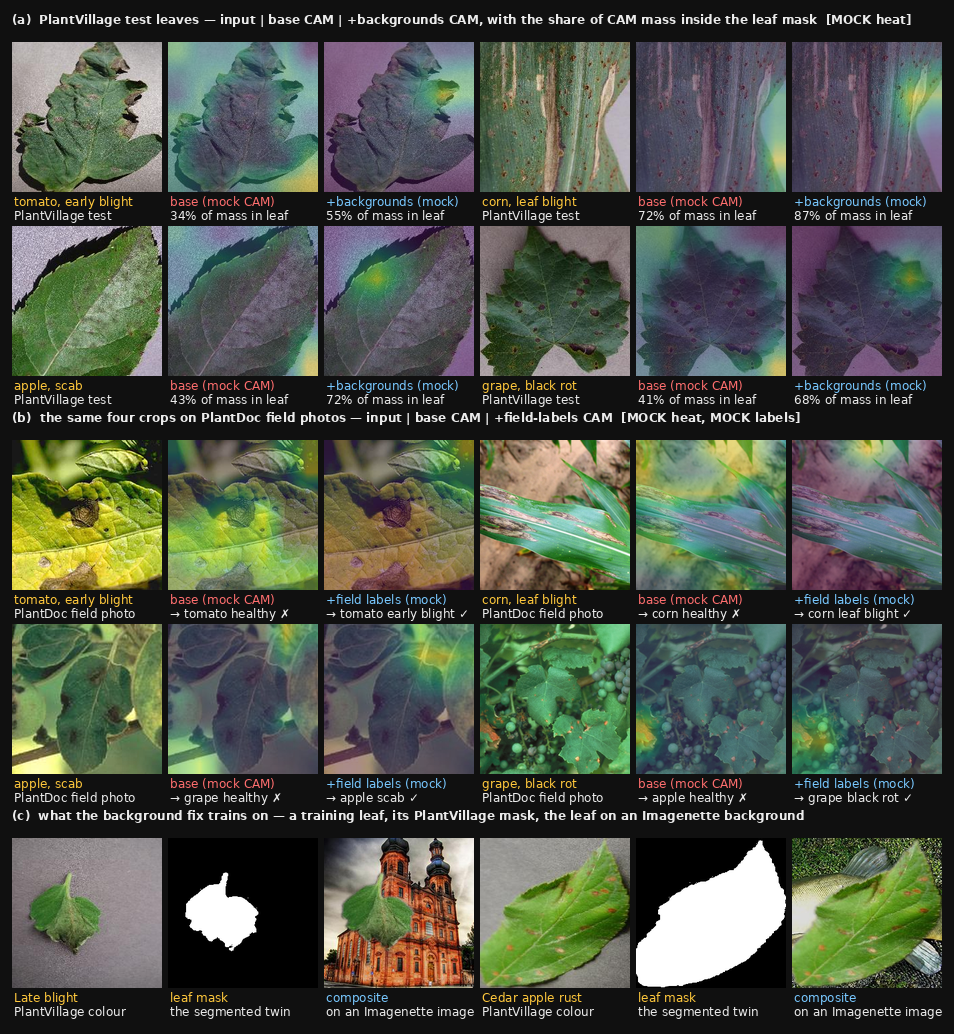

Here is the Python script that generated this plot:
#!/usr/bin/env python3
"""MOCK of the PlantVillage→PlantDoc figure, before any training (planning/plant_lab_to_field_demo.md §6).
Real leaves, real leaf masks (PlantVillage's `segmented` twin), and heatmaps DRAWN TO THE EXPECTED
STORY — not a network's output. Every CAM panel is stamped "mock". Template for scripts/plant_figure.py.

(a) four PlantVillage test leaves: input | base CAM | +backgrounds CAM, mass-inside-leaf under each CAM
    — the mock base heat sits on the leaf edge and the grey corners, the fixed heat on the darkest patch
    of the leaf (a crude lesion finder);
(b) the same four crops from PlantDoc: input | base CAM | +field-labels CAM — base heat on sky/soil,
    fixed heat on the greenest region's darkest patch;
(c) two training leaves beside their Imagenette-background composites (what the background fix trains on).
Usage: .venv/bin/python runs/2026-09-17-plant/mock_figure.py [out.png]   (from the repo root)"""
import glob
import os
import random
import re
import sys

import numpy as np
from PIL import Image, ImageDraw, ImageFont
from scipy.ndimage import distance_transform_edt, gaussian_filter

random.seed(4)
np.random.seed(4)
PV = "data/plant/PlantVillage-Dataset/raw"
PD = "data/plant/PlantDoc-Dataset/train"
IMNET = "data/imagenette/imagenette2-320/train"
OUT = sys.argv[1] if len(sys.argv) > 1 else "runs/2026-09-17-plant/mock_figure.png"
PAIRS = [("Tomato___Early_blight", "Tomato Early blight leaf", "tomato, early blight"),
         ("Corn_(maize)___Northern_Leaf_Blight", "Corn leaf blight", "corn, leaf blight"),
         ("Apple___Apple_scab", "Apple Scab Leaf", "apple, scab"),
         ("Grape___Black_rot", "grape leaf black rot", "grape, black rot")]
T, GAP, PAD = 150, 6, 12
BG, FG, ACCENT, COOL, WARN = (16, 16, 16), (235, 235, 235), (255, 200, 60), (120, 200, 255), (255, 110, 110)
font = ImageFont.truetype("/usr/share/fonts/truetype/dejavu/DejaVuSans-Bold.ttf", 15)
font_r = ImageFont.truetype("/usr/share/fonts/truetype/dejavu/DejaVuSans-Bold.ttf", 12)
small = ImageFont.truetype("/usr/share/fonts/truetype/dejavu/DejaVuSans.ttf", 12)
VIRIDIS = np.array([(68, 1, 84), (59, 82, 139), (33, 145, 140), (94, 201, 98), (253, 231, 37)], dtype=np.float32)


def viridis(h):
    """h in [0,1] → RGB uint8 via a 5-stop viridis."""
    x = np.clip(h, 0, 1) * 4
    i = np.minimum(x.astype(int), 3)
    t = (x - i)[..., None]
    return (VIRIDIS[i] * (1 - t) + VIRIDIS[i + 1] * t).astype(np.uint8)


def center224(im):
    w, h = im.size
    s = 256 / min(w, h)
    im = im.convert("RGB").resize((max(224, round(w * s)), max(224, round(h * s))), Image.LANCZOS)
    w, h = im.size
    l, t = (w - 224) // 2, (h - 224) // 2
    return im.crop((l, t, l + 224, t + 224))


def cam_grid(heat):
    """Make a 224×224 heat look like a 7×7 CAM: average-pool to 7×7, ReLU, normalise, bilinear back."""
    g = heat.reshape(7, 32, 7, 32).mean(axis=(1, 3))
    g = np.maximum(g, 0)
    g = g / (g.sum() + 1e-9)
    up = np.asarray(Image.fromarray((g / g.max() * 255).astype(np.uint8)).resize((224, 224), Image.BILINEAR)) / 255.0
    return g, up


def overlay(img, up, alpha=0.45):
    base = np.asarray(img, dtype=np.float32)
    col = viridis(up).astype(np.float32)
    return Image.fromarray(np.clip(base * (1 - alpha) + col * alpha, 0, 255).astype(np.uint8))


def mass_inside(g, mask):
    m7 = mask.reshape(7, 32, 7, 32).mean(axis=(1, 3))
    return float((g * m7).sum() / (g.sum() + 1e-9))


def gauss_at(cy, cx, sigma=28):
    yy, xx = np.mgrid[0:224, 0:224]
    return np.exp(-((yy - cy) ** 2 + (xx - cx) ** 2) / (2 * sigma ** 2))


def pv_example(cls):
    fs = sorted(glob.glob(f"{PV}/color/{cls}/*"))
    f = random.choice(fs)
    stem = os.path.splitext(os.path.basename(f))[0]
    seg = f"{PV}/segmented/{cls}/{stem}_final_masked.jpg"
    img = center224(Image.open(f))
    segim = center224(Image.open(seg)) if os.path.exists(seg) else img
    mask = (np.asarray(segim).sum(axis=2) > 40).astype(np.float32)
    return img, mask


def mock_base_heat(mask, corner=True):
    """Heat outside the leaf: a band along the leaf edge on the background side, plus grey-corner blobs."""
    d_out = distance_transform_edt(1 - mask)          # distance from leaf, on the background
    band = np.exp(-(d_out / 18.0) ** 2) * (1 - mask)
    heat = band
    if corner:
        for cy, cx in ((20, 20), (200, 205)):
            heat = heat + 0.8 * gauss_at(cy, cx, 22) * (1 - mask)
    heat = heat + 0.15 * mask * np.random.rand(224, 224)   # a little on the leaf, as a real CAM would
    return gaussian_filter(heat, 4)


def mock_fixed_heat(img, mask):
    """Heat on the darkest / brownest patch inside the leaf — the lesion, crudely."""
    a = np.asarray(img, dtype=np.float32)
    brown = (a[..., 0] - a[..., 1]) - 0.5 * a.mean(axis=2)     # red over green, dark
    score = gaussian_filter(brown * mask, 9)
    score[mask < 0.5] = -1e9
    cy, cx = np.unravel_index(score.argmax(), score.shape)
    return gauss_at(cy, cx, 30) * (0.35 + 0.65 * mask) + 0.05 * mask


def pd_example(cls):
    fs = sorted(glob.glob(f"{PD}/{cls}/*"))
    img = center224(Image.open(random.choice(fs)))
    a = np.asarray(img, dtype=np.float32)
    green = ((a[..., 1] > a[..., 0] + 8) & (a[..., 1] > a[..., 2] + 8)).astype(np.float32)
    green = (gaussian_filter(green, 6) > 0.4).astype(np.float32)
    return img, green


def composite(cls):
    img, mask = pv_example(cls)
    bgf = random.choice(glob.glob(f"{IMNET}/*/*.JPEG"))
    bg = np.asarray(center224(Image.open(bgf)), dtype=np.float32)
    m = gaussian_filter(mask, 1.5)[..., None]
    out = np.asarray(img, dtype=np.float32) * m + bg * (1 - m)
    maskim = Image.fromarray((mask * 255).astype(np.uint8)).convert("RGB")
    return img, maskim, Image.fromarray(out.astype(np.uint8))


def main():
    cols = 6
    W = PAD * 2 + cols * T + (cols - 1) * GAP
    ROW = T + 34
    rows = [("(a)  PlantVillage test leaves — input | base CAM | +backgrounds CAM, with the share of CAM mass inside the leaf mask  [MOCK heat]", 2),
            ("(b)  the same four crops on PlantDoc field photos — input | base CAM | +field-labels CAM  [MOCK heat, MOCK labels]", 2),
            ("(c)  what the background fix trains on — a training leaf, its PlantVillage mask, the leaf on an Imagenette background", 1)]
    H = PAD + sum(30 + n * ROW for _, n in rows) + PAD
    sheet = Image.new("RGB", (W, H), BG)
    d = ImageDraw.Draw(sheet)
    y = PAD

    def put(x, y, im, l1, l2, col=ACCENT):
        sheet.paste(im.resize((T, T), Image.LANCZOS), (x, y))
        d.text((x + 2, y + T + 2), l1, fill=col, font=small)
        if l2:
            d.text((x + 2, y + T + 16), l2, fill=FG, font=small)

    # (a)
    d.text((PAD, y), rows[0][0], fill=FG, font=font_r); y += 30
    for k, (pvc, pdc, nice) in enumerate(PAIRS):
        r, c = divmod(k, 2)
        img, mask = pv_example(pvc)
        gb, ub = cam_grid(mock_base_heat(mask))
        gf, uf = cam_grid(mock_fixed_heat(img, mask))
        x0 = PAD + c * 3 * (T + GAP)
        yy = y + r * ROW
        put(x0, yy, img, nice, "PlantVillage test")
        put(x0 + (T + GAP), yy, overlay(img, ub), "base (mock CAM)", f"{100 * mass_inside(gb, mask):.0f}% of mass in leaf", WARN)
        put(x0 + 2 * (T + GAP), yy, overlay(img, uf), "+backgrounds (mock)", f"{100 * mass_inside(gf, mask):.0f}% of mass in leaf", COOL)
    y += 2 * ROW
    # (b)
    d.text((PAD, y), rows[1][0], fill=FG, font=font_r); y += 30
    wrong = ["tomato healthy", "corn healthy", "grape healthy", "apple healthy"]
    right = ["tomato early blight", "corn leaf blight", "apple scab", "grape black rot"]
    for k, (pvc, pdc, nice) in enumerate(PAIRS):
        r, c = divmod(k, 2)
        img, green = pd_example(pdc)
        gb, ub = cam_grid(mock_base_heat(green, corner=False) + 0.6 * (1 - green) * np.random.rand(224, 224))
        gf, uf = cam_grid(mock_fixed_heat(img, green))
        x0 = PAD + c * 3 * (T + GAP)
        yy = y + r * ROW
        put(x0, yy, img, nice, "PlantDoc field photo")
        put(x0 + (T + GAP), yy, overlay(img, ub), "base (mock CAM)", f"→ {wrong[k]} ✗", WARN)
        put(x0 + 2 * (T + GAP), yy, overlay(img, uf), "+field labels (mock)", f"→ {right[k]} ✓", COOL)
    y += 2 * ROW
    # (c)
    d.text((PAD, y), rows[2][0], fill=FG, font=font_r); y += 30
    for k, cls in enumerate(("Tomato___Late_blight", "Apple___Cedar_apple_rust")):
        src, m, comp = composite(cls)
        x0 = PAD + k * 3 * (T + GAP)
        put(x0, y, src, cls.split("___")[1].replace("_", " "), "PlantVillage colour")
        put(x0 + (T + GAP), y, m, "leaf mask", "the segmented twin")
        put(x0 + 2 * (T + GAP), y, comp, "composite", "on an Imagenette image", COOL)
    sheet.save(OUT)
    print(OUT, sheet.size)


if __name__ == "__main__":
    main()
